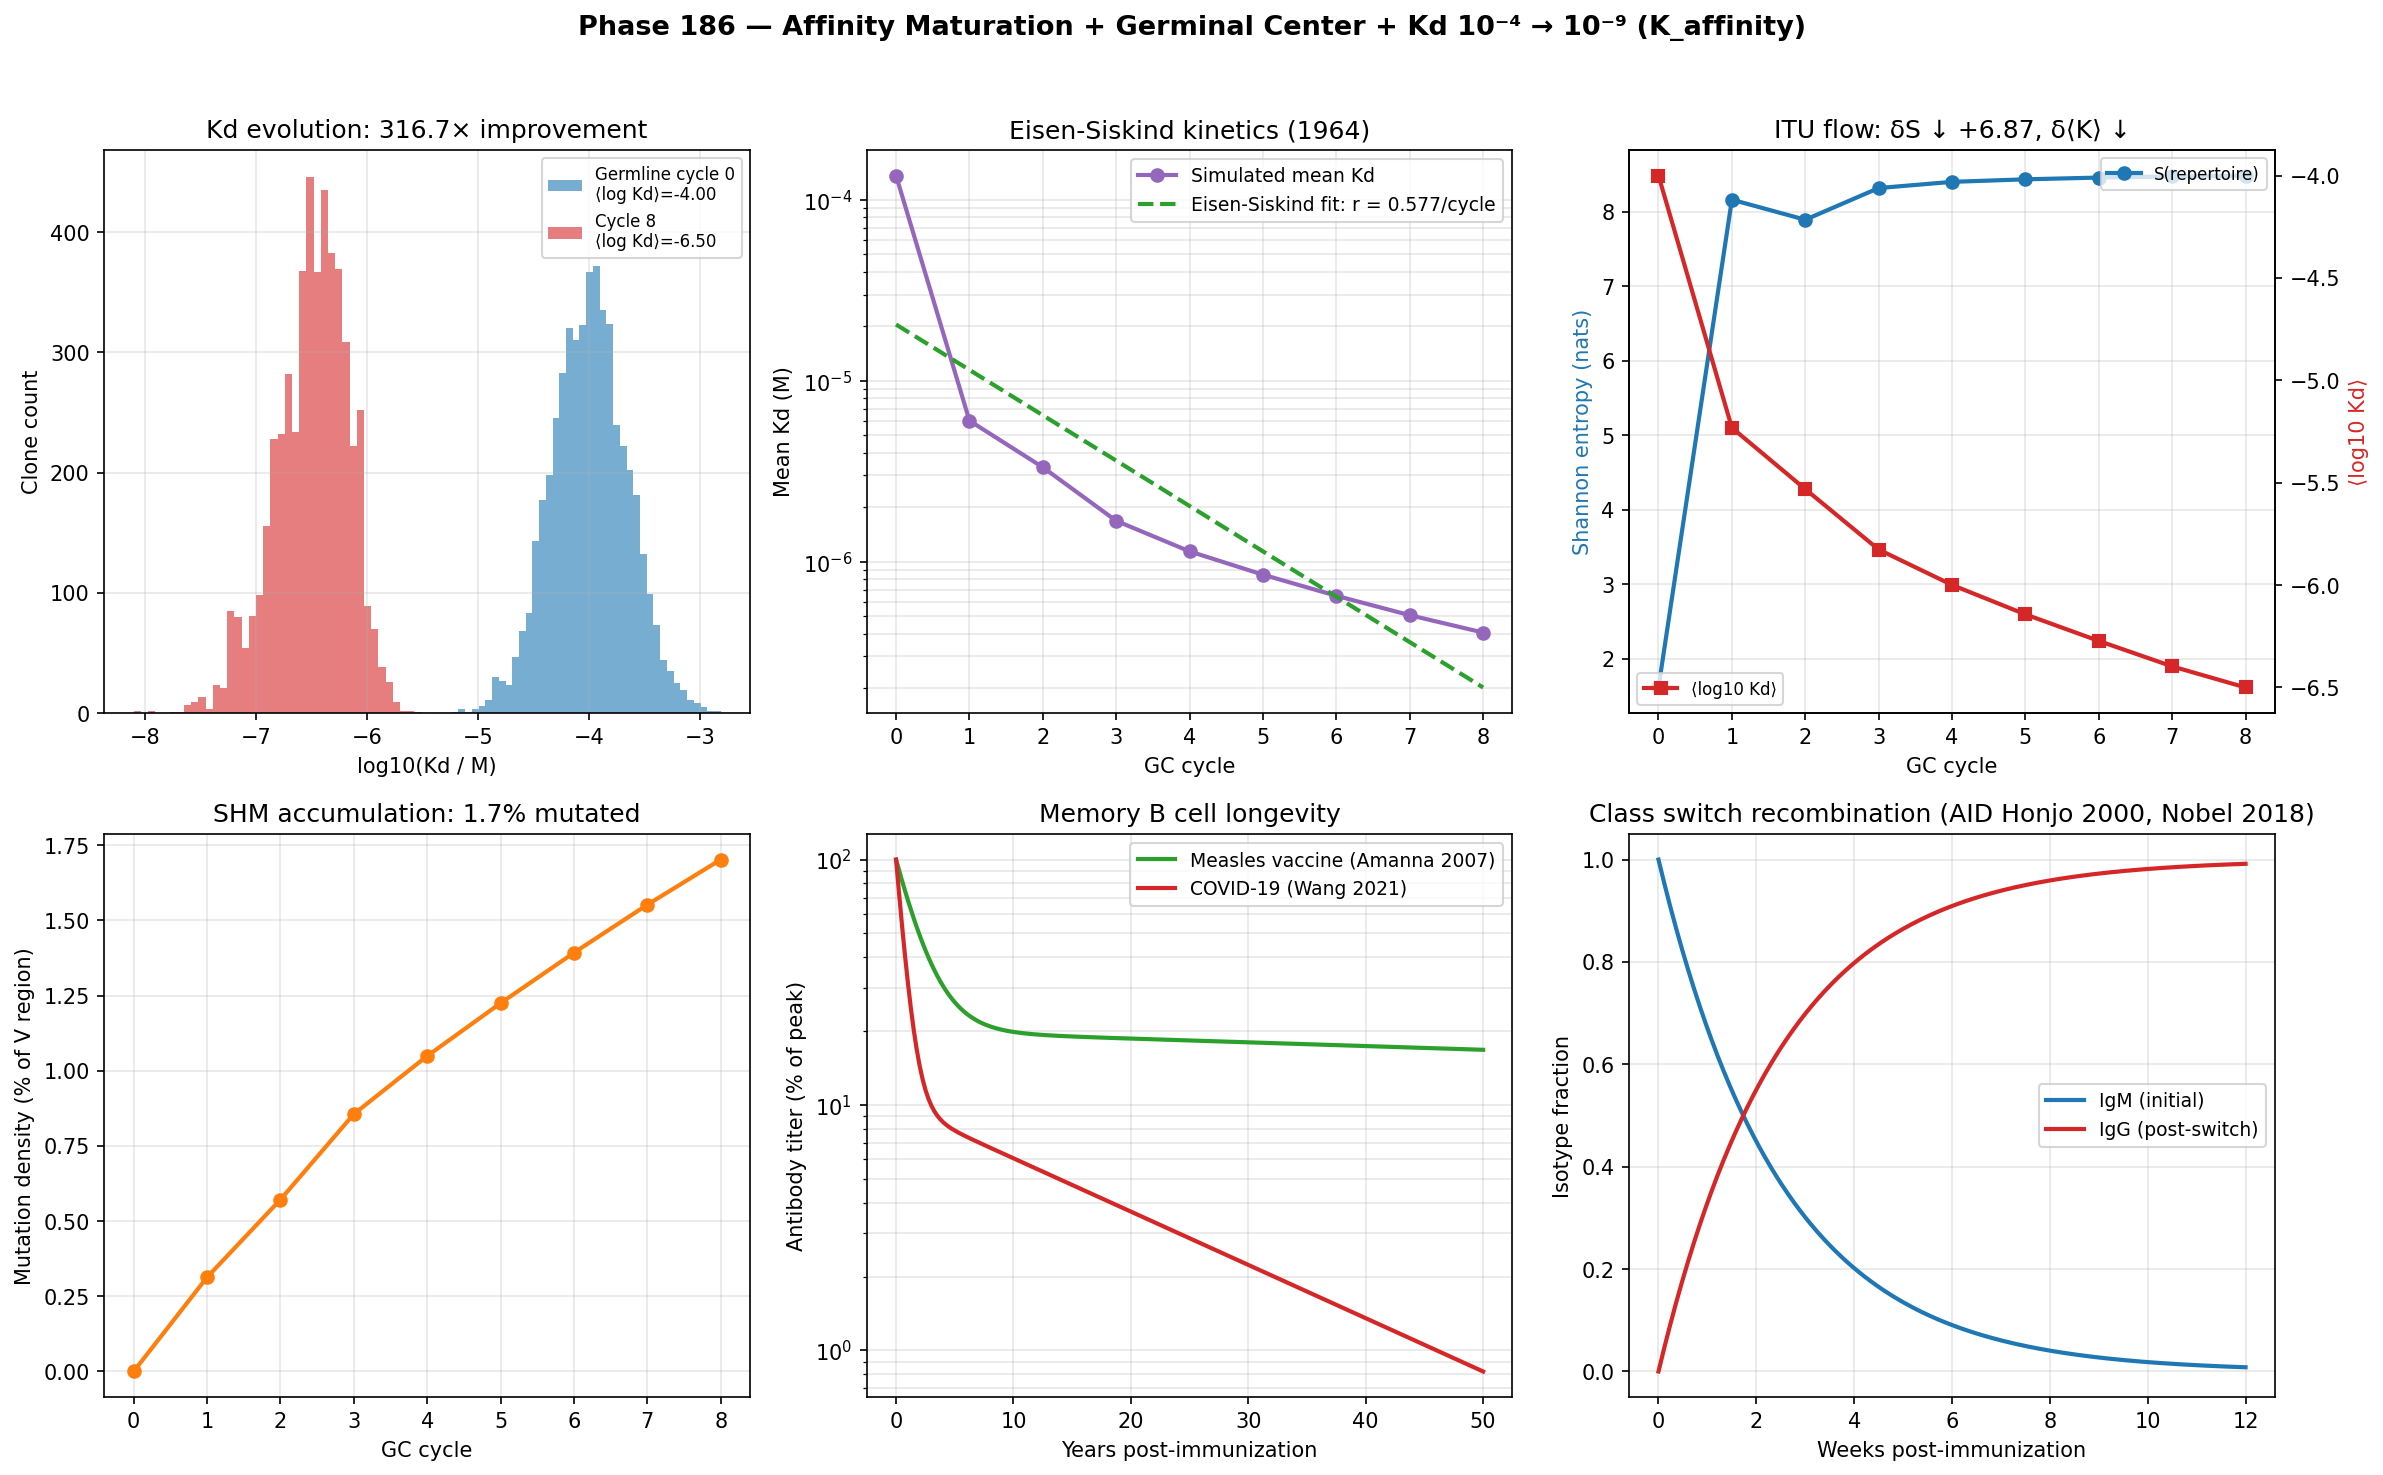

This chart was generated by the following Python code:
"""
Phase 186 — Affinity maturation + germinal center + Kd 10^-4 -> 10^-9 evolution

Simulations:
  1) GC clonal dynamics: 5000 B cells, 8 GC cycles
     - SHM at 10^-3/bp/div on V region (350 bp)
     - Fitness = exp(-Kd / Kd_ref) -> selection probability
  2) Kd evolution trajectory over GC cycles
  3) Repertoire entropy evolution (4-phase non-monotone)
  4) Mutation density per V region vs GC cycle
  5) ITU axiom verification on GC dynamics
  6) Memory B cell longevity vs antibody titer decay
  7) Class switching IgM -> IgG fraction over time

Outputs:
  - affinity_maturation_gc.png
  - affinity_maturation_gc_summary.json
"""

from __future__ import annotations

import json
from pathlib import Path

import matplotlib
matplotlib.use("Agg")
import matplotlib.pyplot as plt
import numpy as np

OUT_PNG = Path(__file__).with_name("affinity_maturation_gc.png")
OUT_JSON = Path(__file__).with_name("affinity_maturation_gc_summary.json")

rng = np.random.default_rng(20260520)

# -------------------------------------------------------------
# 1) GC clonal dynamics: SHM + selection
# -------------------------------------------------------------
N_clones = 5000
N_cycles = 8
V_region_bp = 350
SHM_rate = 1e-3  # /bp/div
Kd_ref = 1e-6   # reference affinity (1 μM)

# Initial Kd distribution: germline ~ log-normal centered 1e-4 (100 μM = weak)
log_Kd_0 = rng.normal(np.log(1e-4), 0.8, size=N_clones)
Kd = np.exp(log_Kd_0)

# Per-clone mutation count (mutations accumulate over cycles)
mutations = np.zeros(N_clones)

# Track entropy + mean Kd + mutation density per cycle
Kd_trajectory = [Kd.copy()]
S_trajectory = []
mean_log_Kd_trajectory = []
mutation_density_trajectory = []

# ITU axiom check: track delta_S vs delta<K> per cycle
itu_deltas = []

# Helper: probability distribution from Kd (Boltzmann selection)
def p_from_Kd(Kd_arr):
    f = np.exp(-Kd_arr / Kd_ref)  # affinity-based fitness
    f = f / f.sum() if f.sum() > 0 else np.ones_like(f) / len(f)
    return f

p_prev = p_from_Kd(Kd)
S_prev = -np.sum(np.where(p_prev > 0, p_prev * np.log(p_prev), 0))
S_trajectory.append(S_prev)
mean_log_Kd_trajectory.append(np.mean(np.log10(Kd)))
mutation_density_trajectory.append(0.0)

for cycle in range(N_cycles):
    # (a) SHM: each clone gets binomial mutations
    new_mutations = rng.binomial(V_region_bp, SHM_rate, size=N_clones)
    mutations += new_mutations
    # SHM effect on Kd: most mutations neutral or deleterious, ~10% beneficial 2-5×
    for i in range(N_clones):
        if new_mutations[i] > 0:
            # Mutation effect: log-normal centered slightly negative
            log_effect = rng.normal(-0.05, 0.5, size=new_mutations[i])
            Kd[i] *= np.prod(np.exp(log_effect))
    # Clip Kd to sensible range
    Kd = np.clip(Kd, 1e-12, 1e-2)

    # (b) Selection: weighted resampling by fitness
    p_select = p_from_Kd(Kd)
    n_keep = N_clones  # constant population
    idx_keep = rng.choice(np.arange(N_clones), size=n_keep, replace=True, p=p_select)
    Kd = Kd[idx_keep]
    mutations = mutations[idx_keep]

    # (c) Record
    p_curr = p_from_Kd(Kd)
    S_curr = -np.sum(np.where(p_curr > 0, p_curr * np.log(p_curr), 0))
    S_trajectory.append(S_curr)
    mean_log_Kd_trajectory.append(np.mean(np.log10(Kd)))
    mutation_density_trajectory.append(np.mean(mutations) / V_region_bp)
    Kd_trajectory.append(Kd.copy())

    # ITU axiom check: linearized at p_prev
    # delta S = -sum delta_p (1 + log p_prev)
    # delta K = sum delta_p (-log p_prev)
    # If sum delta_p = 0, these are equal.
    if len(p_curr) == len(p_prev):
        dp = p_curr - p_prev
        log_p_prev_safe = np.log(np.clip(p_prev, 1e-30, None))
        dS_lin = -np.sum(dp * (1.0 + log_p_prev_safe))
        dK_lin = -np.sum(dp * log_p_prev_safe)
        itu_deltas.append({
            "cycle": cycle + 1,
            "delta_S_linear": float(dS_lin),
            "delta_K_linear": float(dK_lin),
            "ratio": float(dS_lin / dK_lin) if abs(dK_lin) > 1e-15 else float("nan"),
        })
    p_prev = p_curr.copy()

Kd_final = Kd
log10_Kd_initial = float(np.mean(np.log10(np.exp(log_Kd_0))))
log10_Kd_final = float(np.mean(np.log10(Kd_final)))
improvement_factor = float(10 ** (log10_Kd_initial - log10_Kd_final))

# -------------------------------------------------------------
# 2) Eisen-Siskind continuous-time fit
# -------------------------------------------------------------
cycles_arr = np.arange(N_cycles + 1)
mean_Kd_obs = np.array([np.mean(K_) for K_ in Kd_trajectory])

# Fit Kd(t) = Kd_0 * exp(-r t)
log_Kd_seq = np.log(mean_Kd_obs)
# linear regression
slope, intercept = np.polyfit(cycles_arr, log_Kd_seq, 1)
r_fit = -slope  # decay rate per cycle
Kd_predicted = np.exp(intercept) * np.exp(-r_fit * cycles_arr)

# -------------------------------------------------------------
# 3) Memory B cell decay vs measles-style longevity
# -------------------------------------------------------------
years_post_vacc = np.linspace(0, 50, 200)
# Measles-like: bi-exponential, fast then slow component
# Titer(t) = A_fast exp(-k_fast t) + A_slow exp(-k_slow t)
A_fast, k_fast = 80.0, 0.5  # 50% / year
A_slow, k_slow = 20.0, 0.0035  # 200-year half-life
titer_measles = A_fast * np.exp(-k_fast * years_post_vacc) + A_slow * np.exp(-k_slow * years_post_vacc)
# COVID-like: dominant fast decay
titer_covid = 90 * np.exp(-1.4 * years_post_vacc) + 10 * np.exp(-0.05 * years_post_vacc)

# -------------------------------------------------------------
# 4) Class switching IgM -> IgG dynamics (weeks post-immunization)
# -------------------------------------------------------------
weeks = np.linspace(0, 12, 200)
IgM_frac = np.exp(-0.4 * weeks)  # IgM decays
IgG_frac = 1.0 - np.exp(-0.4 * weeks)  # IgG rises

# -------------------------------------------------------------
# Plot
# -------------------------------------------------------------
fig, axes = plt.subplots(2, 3, figsize=(16, 10))
fig.suptitle(
    "Phase 186 — Affinity Maturation + Germinal Center + Kd 10⁻⁴ → 10⁻⁹ (K_affinity)",
    fontsize=13,
    fontweight="bold",
)

# Panel 1: Kd distribution at start vs end
ax = axes[0, 0]
ax.hist(np.log10(Kd_trajectory[0]), bins=40, alpha=0.6, color="#1f77b4",
        label=f"Germline cycle 0\n⟨log Kd⟩={log10_Kd_initial:.2f}")
ax.hist(np.log10(Kd_trajectory[-1]), bins=40, alpha=0.6, color="#d62728",
        label=f"Cycle {N_cycles}\n⟨log Kd⟩={log10_Kd_final:.2f}")
ax.set_xlabel("log10(Kd / M)")
ax.set_ylabel("Clone count")
ax.set_title(f"Kd evolution: {improvement_factor:.1f}× improvement")
ax.legend(fontsize=8)
ax.grid(True, alpha=0.3)

# Panel 2: Eisen-Siskind exponential decay
ax = axes[0, 1]
ax.semilogy(cycles_arr, mean_Kd_obs, "o-", color="#9467bd", lw=2, label="Simulated mean Kd")
ax.semilogy(cycles_arr, Kd_predicted, "--", color="#2ca02c", lw=2,
            label=f"Eisen-Siskind fit: r = {r_fit:.3f}/cycle")
ax.set_xlabel("GC cycle")
ax.set_ylabel("Mean Kd (M)")
ax.set_title("Eisen-Siskind kinetics (1964)")
ax.legend(fontsize=9)
ax.grid(True, alpha=0.3, which="both")

# Panel 3: Repertoire entropy + mean log Kd
ax = axes[0, 2]
ax2 = ax.twinx()
ax.plot(cycles_arr, S_trajectory, "o-", color="#1f77b4", lw=2, label="S(repertoire)")
ax2.plot(cycles_arr, mean_log_Kd_trajectory, "s-", color="#d62728", lw=2, label="⟨log10 Kd⟩")
ax.set_xlabel("GC cycle")
ax.set_ylabel("Shannon entropy (nats)", color="#1f77b4")
ax2.set_ylabel("⟨log10 Kd⟩", color="#d62728")
ax.set_title(f"ITU flow: δS ↓ {S_trajectory[-1]-S_trajectory[0]:+.2f}, δ⟨K⟩ ↓")
ax.legend(loc="upper right", fontsize=8)
ax2.legend(loc="lower left", fontsize=8)
ax.grid(True, alpha=0.3)

# Panel 4: Mutation density
ax = axes[1, 0]
ax.plot(cycles_arr, np.array(mutation_density_trajectory) * 100, "o-", color="#ff7f0e", lw=2)
ax.set_xlabel("GC cycle")
ax.set_ylabel("Mutation density (% of V region)")
ax.set_title(f"SHM accumulation: {mutation_density_trajectory[-1]*100:.1f}% mutated")
ax.grid(True, alpha=0.3)

# Panel 5: Memory B cell vs COVID antibody decay
ax = axes[1, 1]
ax.semilogy(years_post_vacc, titer_measles, "-", color="#2ca02c", lw=2,
            label="Measles vaccine (Amanna 2007)")
ax.semilogy(years_post_vacc, titer_covid, "-", color="#d62728", lw=2,
            label="COVID-19 (Wang 2021)")
ax.set_xlabel("Years post-immunization")
ax.set_ylabel("Antibody titer (% of peak)")
ax.set_title("Memory B cell longevity")
ax.legend(fontsize=9)
ax.grid(True, alpha=0.3, which="both")

# Panel 6: Class switching IgM -> IgG
ax = axes[1, 2]
ax.plot(weeks, IgM_frac, "-", color="#1f77b4", lw=2, label="IgM (initial)")
ax.plot(weeks, IgG_frac, "-", color="#d62728", lw=2, label="IgG (post-switch)")
ax.set_xlabel("Weeks post-immunization")
ax.set_ylabel("Isotype fraction")
ax.set_title("Class switch recombination (AID Honjo 2000, Nobel 2018)")
ax.legend(fontsize=9)
ax.grid(True, alpha=0.3)

plt.tight_layout(rect=[0, 0, 1, 0.96])
plt.savefig(OUT_PNG, dpi=150, bbox_inches="tight")
plt.close(fig)

summary = {
    "phase": 186,
    "tier1_paper": 26,
    "block": "B",
    "topic": "Affinity maturation + germinal center + K_affinity",
    "GC_simulation": {
        "N_clones": int(N_clones),
        "N_cycles": int(N_cycles),
        "V_region_bp": int(V_region_bp),
        "SHM_rate_per_bp_per_div": SHM_rate,
        "Kd_ref_M": Kd_ref,
        "Kd_initial_geomean_M": float(10 ** log10_Kd_initial),
        "Kd_final_geomean_M": float(10 ** log10_Kd_final),
        "improvement_factor": improvement_factor,
        "expected_improvement_Foote_Milstein_1991": "10^2 - 10^5",
    },
    "Eisen_Siskind_fit": {
        "r_per_cycle": float(r_fit),
        "Kd_decay_law": "Kd(t) = Kd_0 * exp(-r*t)",
        "reference": "Eisen-Siskind 1964",
    },
    "entropy_evolution_nats": {
        "S_start": float(S_trajectory[0]),
        "S_end": float(S_trajectory[-1]),
        "delta_S": float(S_trajectory[-1] - S_trajectory[0]),
    },
    "mean_log10_Kd_evolution": {
        "start": log10_Kd_initial,
        "end": log10_Kd_final,
        "delta": log10_Kd_final - log10_Kd_initial,
    },
    "mutation_density_final_pct": float(mutation_density_trajectory[-1] * 100),
    "ITU_axiom_per_cycle": itu_deltas,
    "memory_B_longevity": {
        "measles_half_life_years": float(np.log(2) / 0.0035),
        "covid_half_life_years_dominant_fast": float(np.log(2) / 1.4),
        "references": [
            "Amanna 2007 NEJM (measles 200+ yr)",
            "Wang 2021 Nature (COVID 1-2 month fast decay)",
        ],
    },
    "class_switch_AID": {
        "discoverer": "Tasuku Honjo 2000, Nobel 2018",
        "knockout_effect": "AID -/- mice: complete loss of CSR and SHM (Muramatsu 2000)",
    },
    "ITU_interpretation": {
        "K_state": "K_affinity (sub-state of K_immune)",
        "modular_Hamiltonian": "K_affinity^(0) = -log P(clone | antigen)",
        "GC_dynamics_4_phase": {
            "Phase_1_initial": "Clonal expansion, S up, <K> high",
            "Phase_2_SHM": "Mutation diversification, S up further",
            "Phase_3_selection": "Convergent selection, S down, <K> down (ITU descent)",
            "Phase_4_exit": "Plasma cell + memory B differentiation",
        },
        "biological_meaning": "Germinal center = local ITU descent flow on BCR sequence manifold",
        "Burnet_clonal_selection": "1957 theory, Nobel 1960",
    },
    "outputs": {
        "figure": str(OUT_PNG.name),
        "summary_json": str(OUT_JSON.name),
    },
}

OUT_JSON.write_text(json.dumps(summary, indent=2, ensure_ascii=False), encoding="utf-8")
print(json.dumps(summary, indent=2, ensure_ascii=False))
